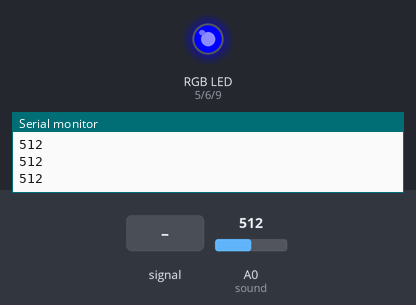
The sketch below on a simulated Arduino Uno, built with avr-gcc and run on an emulated ATmega328P. On the bench: an RGB LED mixed from three pins (HIGH = lit), the last lines printed to the serial monitor. The inputs (shaded band) are chosen by the test bench; at power-on: A0 (sound) = 512. Dim RGB values are drawn brighter than linear.

Above: at 1.2 s.
1.3 s: A0 (sound) set to 485
At 1.33 s:
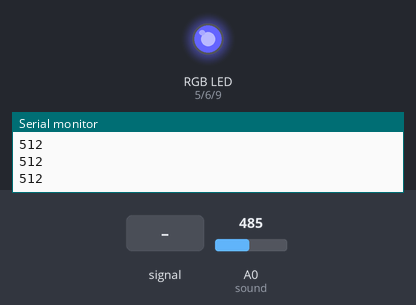
At 2.6 s:
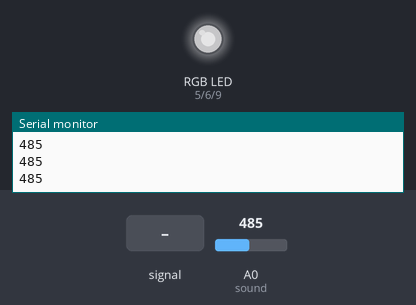
2.9 s: A0 (sound) fed a 200 Hz sine of ±81 counts around its level
At 3.35 s:
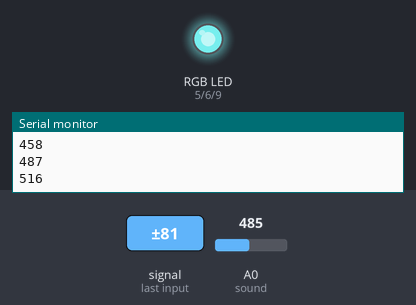
At 3.95 s:
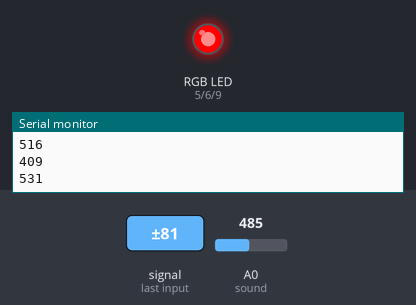
5.9 s: A0 (sound) fed a 1000 Hz sine of ±255 counts around its level
8.9 s: A0 (sound) fed a 2 Hz sine of ±306 counts around its level
Timing chart, 0 to 10.0 s (numbered marks = the images above; inputs shaded):
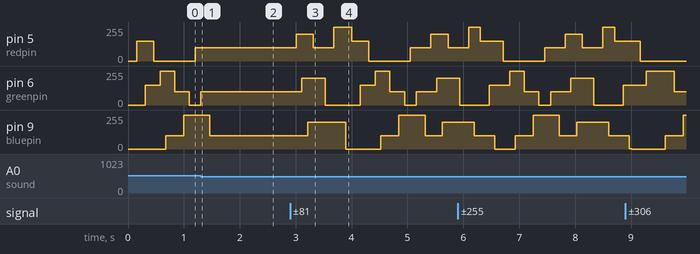

Measured:
- the behaviour switches between 501 and 500 on A0 (sound) (found by bisection; images 0 and 1)
- after the input at 1.3 s, pin 5 (redpin): stays 100/255 (without the input it goes to 200/255 after 0.27 s); pin 6 (greenpin): goes on until 1.3 s, then stays 100/255; pin 9 (bluepin): goes on until 1.5 s, then stays 101/255
- after the input at 2.9 s, pin 5 (redpin): 100/255 → 200/255 after 0.11 s, → 100/255 0.31 s later, → 255/255 0.37 s later, → 150/255 0.32 s later, … (8 changes in this stretch); pin 6 (greenpin): 100/255 → 200/255 after 0.21 s, → 0/255 0.41 s later, → 150/255 0.63 s later, → 255/255 0.26 s later, … (8 changes in this stretch)

The sketch:

sound_with_rgb.ino
```cpp
int sound=A0;
int redpin=5;
int greenpin=6;
int bluepin=9;
int color=0;
int red=0,green=0,blue=0;
int light[10][3]={{255,0,0},{150,150,0},{0,255,0},{0,255,100},{0,100,255},{0,0,255},{100,100,100},{200,200,200},{100,0,200},{255,0,100}};
void setup() {
  // put your setup code here, to run once:
pinMode(sound,INPUT);
pinMode(redpin,OUTPUT);
pinMode(greenpin,OUTPUT);
pinMode(bluepin,OUTPUT);
Serial.begin(9600);
}

void loop() {

int sig=analogRead(sound);                                 //reading audio signal from sensor
Serial.println(sig);
if(sig>500)
color++;

strip(light[color][0],light[color][1],light[color][2]);     //getting color from light array and calling strip function

if(color==9)
color=0;


}

void rgb(int r, int g, int b)                               //writing colors to rgb strip
{
  analogWrite(redpin,r);
  analogWrite(greenpin,g);
  analogWrite(bluepin,b);
}


void strip(int r,int g, int b)                              //gives transition effect to color change
{
  if(r>red)
  {
    for(int i=red;i<r;i++)
    {
      rgb(i,green,blue);
      red++;
      delay(1);
    }
  }

  else if(red>=r)
  {
    for(int i=red;i>r;i--)
    {
      rgb(i,green,blue);
      red--;
      delay(1);
    }
  }

if(g>green)
  {
    for(int i=green;i<g;i++)
    {
      rgb(red,i,blue);
      green++;
      delay(1);
    }
  }

  else if(green>=g)
  {
    for(int i=green;i>g;i--)
    {
      rgb(red,i,blue);
      green--;
      delay(1);
    }
  }

  if(b>blue)
  {
    for(int i=blue;i<b;i++)
    {
      rgb(red,green,i);
      blue++;
      delay(1);
    }
  }

  else if(blue>=b)
  {
    for(int i=blue;i>b;i--)
    {
      rgb(red,green,i);
      blue--;
      delay(1);
    }
  }

}
```
